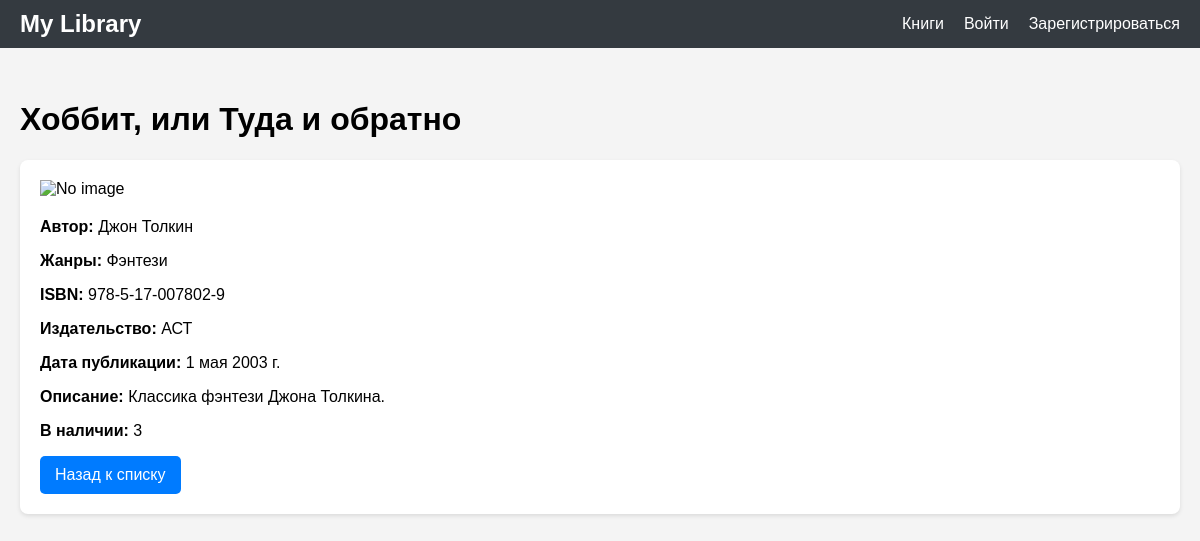
The app's page /khobbit-ili-tuda-i-obratno/ with its own data.
### books/models.py (models this page shows, shortened)
class Book(models.Model):
    title = models.CharField(max_length=255, verbose_name='Название')
    slug = models.SlugField(max_length=255, unique=True, blank=True, verbose_name='URL')
    authors = models.ManyToManyField(Author, verbose_name='Авторы')
    isbn = models.CharField(max_length=20, unique=True, verbose_name='ISBN')
    publisher = models.ForeignKey(Publisher, on_delete=models.SET_NULL, blank=True, null=True, verbose_name='Издательство')
    publication_date = models.DateField(blank=True, null=True, verbose_name='Дата публикации')
    description = models.TextField(blank=True, null=True, verbose_name='Описание')
    cover_image = models.ImageField(upload_to='covers/', blank=True, null=True, verbose_name='Обложка')
    genre = models.ManyToManyField(Genre, verbose_name='Жанры')
    quantity = models.IntegerField(default=1, verbose_name='Количество')
    class Meta:
        verbose_name = 'Книга'
        verbose_name_plural = 'Книги'

class Author(models.Model):
    first_name = models.CharField(max_length=100, verbose_name='Имя')
    last_name = models.CharField(max_length=100, verbose_name='Фамилия')
    biography = models.TextField(blank=True, verbose_name='Биография')
    class Meta:
        verbose_name = 'Автор'
        verbose_name_plural = 'Авторы'

class Genre(models.Model):
    name = models.CharField(max_length=100, unique=True, verbose_name='Название жанра')
    class Meta:
        verbose_name = 'Жанр'
        verbose_name_plural = 'Жанры'

class Publisher(models.Model):
    name = models.CharField(max_length=255, unique=True, verbose_name='Название издательства')
    address = models.TextField(blank=True, verbose_name='Адрес')
    phone = models.CharField(max_length=20, blank=True, verbose_name='Телефон')
    class Meta:
        verbose_name = 'Издательство'
        verbose_name_plural = 'Издательства'

### books/views.py (the view)
# urls.py: path('<slug:slug>/', views.book_detail, name='book_detail'),
def book_detail(request, slug):
    book = get_object_or_404(Book, slug=slug)
    borrowed = False
    if request.user.is_authenticated:
         borrowed = Borrowing.objects.filter(book=book, user=request.user, is_returned=False).exists()
    return render(request, 'books/book_detail.html', {'book': book, 'borrowed': borrowed})

### books/templates/books/book_detail.html (shortened to what this page needs)
{% extends 'books/base.html' %}
{% load static %}
{% block content %}
    <h1>{{ book.title }}</h1>
    <div class="book-detail">
        <div class="row">
            <div class="col-md-4">
                {% if book.cover_image %}
                 <img src="{{ book.cover_image.url }}" alt="{{ book.title }}" style="max-height: 400px;">
                {% else %}
                    <img src="{% static 'img/no_image.png' %}" alt="No image" style="max-height: 300px; object-fit: cover;">
                {% endif %}
            </div>
            <div class="col-md-8">
              <p><b>Автор:</b>
                  {% for author in book.authors.all %}
                    {{ author.first_name }} {{ author.last_name }}{% if not forloop.last %}, {% endif %}
                  {% endfor %}
                </p>
                <p><b>Жанры:</b>
                    {% for genre in book.genre.all %}
                        {{ genre.name }}{% if not forloop.last %}, {% endif %}
                    {% endfor %}
                </p>
                <p><b>ISBN:</b> {{ book.isbn }}</p>
                {% if book.publisher %}
                    <p><b>Издательство:</b> {{ book.publisher.name }}</p>
                {% endif %}
                {% if book.publication_date %}
                    <p><b>Дата публикации:</b> {{ book.publication_date }}</p>
                {% endif %}
                <p><b>Описание:</b> {{book.description}}</p>
                <p><b>В наличии:</b> {{book.quantity}}</p>
                <a href="{% url 'books:book_list' %}" class="btn-link mt-3">Назад к списку</a>
           </div>
       </div>
    </div>
{% endblock %}

### static/css/style.css (style rules this page uses)
body { font-family: sans-serif; margin: 0; padding-top: 60px; background-color: #f4f4f4; }
a { text-decoration: none; color: #333; }
.book-detail { background-color: white; border-radius: 8px; overflow: hidden; margin-bottom: 20px; box-shadow: 0 2px 4px rgba(0, 0, 0, 0.1); padding: 20px; }
.book-detail img { max-width: 100%; height: auto; margin-bottom: 20px; display: block; object-fit: cover; }
.btn-link { display: inline-block; padding: 10px 15px; background-color: #007bff; color: white; border-radius: 5px; text-decoration: none; }

### records on screen
Book: title "Хоббит, или Туда и обратно", isbn "978-5-17-007802-9", publisher.name "АСТ", publication_date "1 мая 2003 г.", description "Классика фэнтези Джона Толкина.", quantity "3"
Author: first_name "Джон", last_name "Толкин"
Genre: name "Фэнтези"
